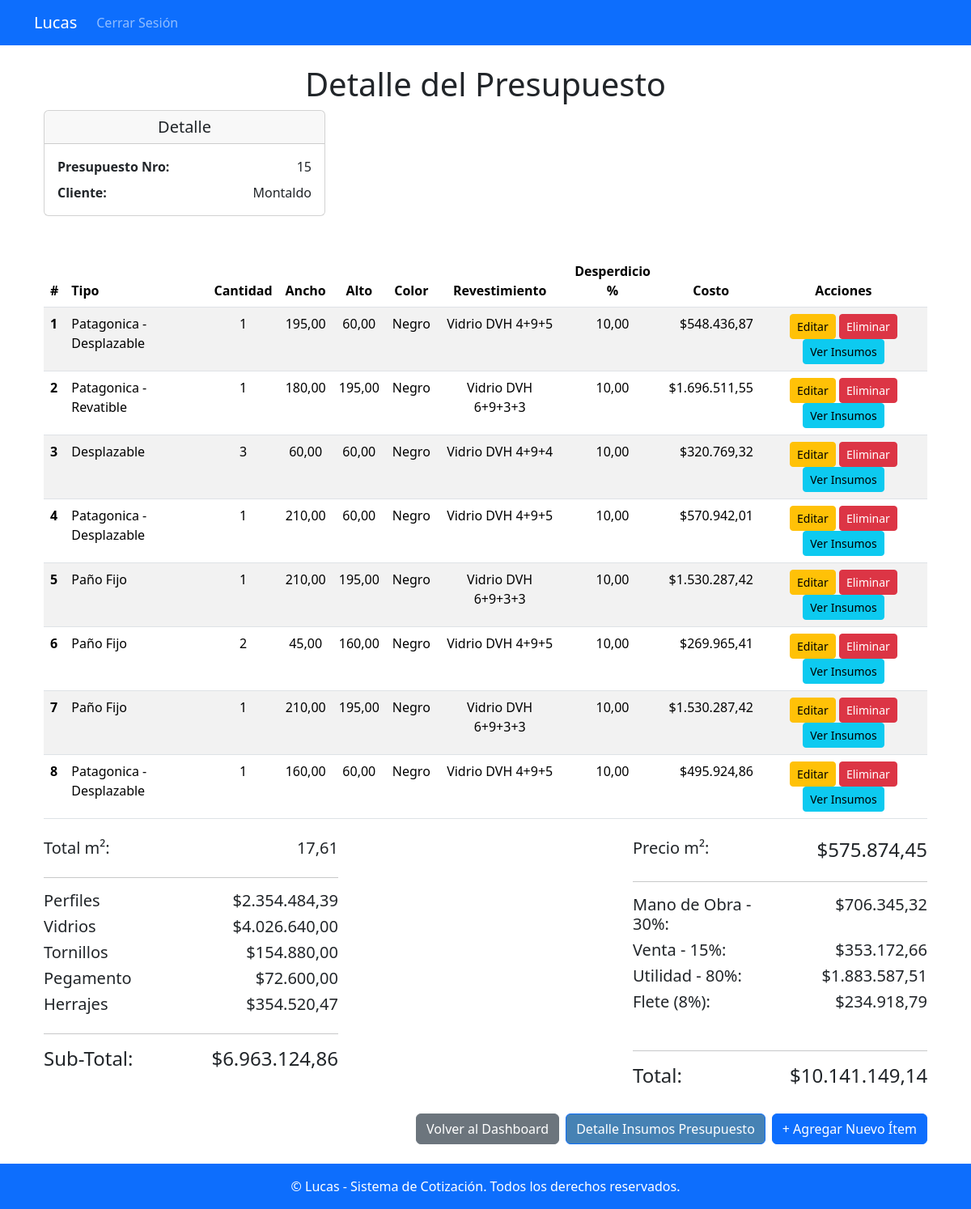
The app's page /presupuesto/15/ (signed in) with its own data.
### apps/presupuestos/models.py (models this page shows, shortened)
class Presupuesto(models.Model):
    numero = models.AutoField(primary_key=True)  # Clave primaria definida explícitamente
    cliente = models.CharField(max_length=255)
    lugar = models.ForeignKey('Lugar', on_delete=models.CASCADE)
    fecha = models.DateTimeField(auto_now_add=True)

class Item(models.Model):
    presupuesto = models.ForeignKey(Presupuesto, related_name='items', on_delete=models.CASCADE)  # Relación con el presupuesto
    cantidad = models.PositiveIntegerField()  # Cantidad del ítem
    ancho = models.DecimalField(max_digits=10, decimal_places=2, null=True, blank=True)  # Ancho en unidades
    alto = models.DecimalField(max_digits=10, decimal_places=2, null=True, blank=True)  # Alto en unidades
    ancho_hoja = models.DecimalField(max_digits=10, decimal_places=2, null=True, blank=True)  # Ancho de hoja en unidades
    alto_lama = models.DecimalField(max_digits=10, decimal_places=2, null=True, blank=True)
    tipo = models.ForeignKey(Tipo, on_delete=models.CASCADE)  # Tipo de ítem (ventana, puerta, etc.)
    color = models.ForeignKey(Color, on_delete=models.CASCADE)  # Color del ítem
    revestimiento = models.ForeignKey(Revestimiento, on_delete=models.CASCADE)  # Tipo de revestimiento
    desperdicio = models.DecimalField(max_digits=5, decimal_places=2, default=0.0)  # Porcentaje de desperdicio
    def calcular_costo(self):
        insumos = DetalleInsumo.objects.filter(item=self)
        total = sum(insumo.precio_total for insumo in insumos)
        return total

class Tipo(models.Model):
    numero = models.IntegerField(unique=True)  # Número identificador del tipo
    detalle = models.CharField(max_length=100)  # Descripción del tipo

class Color(models.Model):
    nombre = models.CharField(max_length=50)

class Revestimiento(models.Model):
    nombre = models.CharField(max_length=100)

class TipoInsumo(models.Model):
    nombre = models.CharField(max_length=50, unique=True)  # Nombre del tipo de insumo (por ejemplo, 'Material', 'Herramienta')

### apps/presupuestos/views.py (the view)
# urls.py: path('presupuesto/<int:presupuesto_id>/', presupuestos_views.detalle_presupuesto, name='detalle_presupuesto'),
@login_required
def detalle_presupuesto(request, presupuesto_id):
    presupuesto = get_object_or_404(Presupuesto, numero=presupuesto_id)
    items = presupuesto.items.all()
    items_con_costos = [
        {'item': item,
         'costo': item.calcular_costo(),
         'desperdicio': item.desperdicio}
         for item in items
    ]
    sub_total = sum(entry['costo'] for entry in items_con_costos)
    total_m2 = sum(
        (item.ancho / 100) * (item.alto / 100) * item.cantidad
        for item in items
    )
    insumos = DetalleInsumo.objects.filter(presupuesto=presupuesto)
    tipo_insumos_totales = defaultdict(Decimal)
    for insumo in insumos:
        tipo_insumo_nombre = insumo.insumo.tipo_insumo.nombre if insumo.insumo.tipo_insumo else "Sin Tipo"
        tipo_insumos_totales[tipo_insumo_nombre] += insumo.precio_total
    subtotal_tipo_1 = insumos.filter(insumo__tipo_insumo_id=1).aggregate(
        subtotal=Sum('precio_total')
    )['subtotal'] or Decimal(0)
    subtotal_tipo_2 = insumos.filter(insumo__tipo_insumo_id__in=[1, 3, 4, 5, 6]).aggregate(
        subtotal=Sum('precio_total')
    )['subtotal'] or Decimal(0)
    mano_obra = subtotal_tipo_1 * Decimal("0.30")
    venta = subtotal_tipo_1 * Decimal("0.15")
    utilidad = subtotal_tipo_1 * Decimal("0.80")  # Utilidad solo sobre tipo_insumo_id=1
    flete = subtotal_tipo_2 * Decimal("0.08") # Utilidad solo sobre tipo_insumo_id=1+3+4+5+6
    total = sub_total + mano_obra + venta + utilidad + flete
    precio_por_m2 = total / total_m2 if total_m2 > 0 else 0
    return render(request, 'detalle_presupuesto.html', {
        'presupuesto': presupuesto,
        'items_con_costos': items_con_costos,
        'sub_total': sub_total,
        'mano_obra': mano_obra,
        'venta': venta,
        'utilidad': utilidad,
        'flete': flete,
        'total': total,
        'total_m2': total_m2,  # Agregar Total m2 al contexto
        'precio_por_m2': precio_por_m2,  # Agregar el precio por m² al contexto
        'tipo_insumos_totales': dict(tipo_insumos_totales),
    })

### apps/presupuestos/templates/detalle_presupuesto.html (shortened to what this page needs)
{% extends 'base.html' %}
{% load humanize %}
{% block content %}
<div class="container mt-4">
    <h1 class="text-center">Detalle del Presupuesto</h1>
    <div class="row mb-4">
        <div class="col-md-4">
            <div class="card">
                <div class="card-header">
                    <h5 class="text-center mb-0">Detalle</h5>
                </div>
                <div class="card-body">
                    <div class="row mb-2">
                        <div class="col-6 text-start fw-bold">Presupuesto Nro:</div>
                        <div class="col-6 text-end">{{ presupuesto.numero }}</div>
                    </div>
                    <div class="row">
                        <div class="col-6 text-start fw-bold">Cliente:</div>
                        <div class="col-6 text-end">{{ presupuesto.cliente }}</div>
                    </div>
            </div>
        </div>
    </div>
</div>
    <br>
    <div>
        {% if items_con_costos %}
            <table class="table table-striped">
                <thead class="thead-dark">
                    <tr>
                        <th scope="col">#</th>
                        <th scope="col">Tipo</th>
                        <th class="text-center" scope="col">Cantidad</th>
                        <th class="text-center" scope="col">Ancho</th>
                        <th class="text-center" scope="col">Alto</th>
                        <th class="text-center" scope="col">Color</th>
                        <th class="text-center" scope="col">Revestimiento</th>
                        <th class="text-center" scope="col">Desperdicio %</th>
                        <th class="text-center" scope="col">Costo</th>
                        <th class="text-center" scope="col">Acciones</th>
                    </tr>
                </thead>
                <tbody>
                    {% for entry in items_con_costos %}
                        <tr>
                            <th scope="row">{{ forloop.counter }}</th>
                            <td>{{ entry.item.tipo.detalle }}</td>
                            <td class="text-center">{{ entry.item.cantidad }}</td>
                            <td class="text-center">{{ entry.item.ancho }}</td>
                            <td class="text-center">{{ entry.item.alto }}</td>
                            <td class="text-center">{{ entry.item.color.nombre }}</td>
                            <td class="text-center">{{ entry.item.revestimiento.nombre }}</td>
                            <td class="text-center">{{ entry.item.desperdicio }}</td>
                            <td class="text-end">${{ entry.costo|intcomma }}</td>
                            <td class="text-center">
                                <a href="{% url 'editar_item' entry.item.id %}" class="btn btn-warning btn-sm">Editar</a>
                                <a href="{% url 'eliminar_item' entry.item.id %}" class="btn btn-danger btn-sm"
                                onclick="return confirm('¿Estás seguro de que deseas eliminar este ítem?')">Eliminar</a>
                                <a href="{% url 'detalle_insumos' entry.item.id %}" class="btn btn-info btn-sm">Ver Insumos</a>
                            </td>
                        </tr>
                    {% endfor %}
                </tbody>
            </table>
            <div class="mt-4 d-flex justify-content-between">
                <div class="col-lg-4">
                    <div class="row">
                        <div class="col-6 text-start">
                            <h5>Total m²:</h5>
                        </div>
                        <div class="col-6 text-end">
                            <h5>{{ total_m2|floatformat:2 }}</h5>
                        </div>
                    </div>
                    <hr>
                    {% for tipo_insumo, total_importe in tipo_insumos_totales.items %}
                    <div class="row">
                        <div class="col-6 text-start">
                            <h5>{{ tipo_insumo }}</h5>
                        </div>
                        <div class="col-6 text-end">
                            <h5>${{ total_importe|floatformat:2|intcomma }}</h5>
                        </div>
                    </div>
                    {% endfor %}
                    <hr>
                    <div class="row">
                        <div class="col-6 text-start">
                            <h4>Sub-Total:</h4>
                        </div>
                        <div class="col-6 text-end">
                            <h4>${{ sub_total|floatformat:2|intcomma }}</h4>
                        </div>
                    </div>
                </div>
                <div class="col-lg-4">
                    <div class="row">
                        <div class="col-6 text-start">
                            <h5>Precio m²:</h5>
                        </div>
                        <div class="col-6 text-end">
                            <h4>${{ precio_por_m2|floatformat:2|intcomma }}</h4>
                        </div>
                    </div>
                    <hr>
                    <div class="row">
                        <div class="col-6 text-start">
                            <h5>Mano de Obra - 30%:</h5>
                        </div>
                        <div class="col-6 text-end">
                            <h5>${{ mano_obra|floatformat:2|intcomma }}</h5>
                        </div>
                    </div>
                    <div class="row">
                        <div class="col-6 text-start">
                            <h5>Venta - 15%:</h5>
                        </div>
                        <div class="col-6 text-end">
                            <h5>${{ venta|floatformat:2|intcomma }}</h5>
                        </div>
                    </div>
                    <div class="row">
                        <div class="col-6 text-start">
                            <h5>Utilidad - 80%:</h5>
                        </div>
                        <div class="col-6 text-end">
                            <h5>${{ utilidad|floatformat:2|intcomma }}</h5>
                        </div>
                    </div>
                    <div class="row">
                        <div class="col-6 text-start">
                            <h5>Flete (8%):</h5>
                        </div>
                        <div class="col-6 text-end">
                            <h5>${{ flete|floatformat:2|intcomma }}</h5>
                        </div>
                    </div>
                    <br>
                    <hr>
                    <div class="row">
                        <div class="col-6 text-start">
                            <h4>Total:</h4>
                        </div>
                        <div class="col-6 text-end">
                            <h4>${{ total|floatformat:2|intcomma }}</h4>
                        </div>
                    </div>
                </div>
            </div>
    </div>
    {% else %}
        <p class="text-center">No hay ítems asociados a este presupuesto.</p>
    {% endif %}
    <div class="d-flex justify-content-end mt-4">
        <a href="{% url 'dashboard' %}" class="btn btn-secondary me-2">Volver al Dashboard</a>
        <a href="{% url 'detalle_insumos_presupuesto' presupuesto.numero %}" class="btn btn-primary me-2" style="background-color: #4682B4; color: white;">Detalle Insumos Presupuesto</a>
        <a href="{% url 'nuevo_item' presupuesto.numero %}" class="btn btn-primary">+ Agregar Nuevo Ítem</a>
    </div>
</div>
{% endblock %}

### records on screen
Presupuesto: numero "15", cliente "Montaldo"
Item: item.tipo.detalle "Patagonica - Desplazable", item.cantidad "1", item.ancho "195,00", item.alto "60,00", item.color.nombre "Negro", item.revestimiento.nombre "Vidrio DVH 4+9+5", item.desperdicio "10,00", costo "548.436,87"
Item: item.tipo.detalle "Patagonica - Revatible", item.cantidad "1", item.ancho "180,00", item.alto "195,00", item.color.nombre "Negro", item.revestimiento.nombre "Vidrio DVH 6+9+3+3", item.desperdicio "10,00", costo "1.696.511,55"
Item: item.tipo.detalle "Desplazable", item.cantidad "3", item.ancho "60,00", item.alto "60,00", item.color.nombre "Negro", item.revestimiento.nombre "Vidrio DVH 4+9+4", item.desperdicio "10,00", costo "320.769,32"
Item: item.tipo.detalle "Patagonica - Desplazable", item.cantidad "1", item.ancho "210,00", item.alto "60,00", item.color.nombre "Negro", item.revestimiento.nombre "Vidrio DVH 4+9+5", item.desperdicio "10,00", costo "570.942,01"
Item: item.tipo.detalle "Paño Fijo", item.cantidad "1", item.ancho "210,00", item.alto "195,00", item.color.nombre "Negro", item.revestimiento.nombre "Vidrio DVH 6+9+3+3", item.desperdicio "10,00", costo "1.530.287,42"
Item: item.tipo.detalle "Paño Fijo", item.cantidad "2", item.ancho "45,00", item.alto "160,00", item.color.nombre "Negro", item.revestimiento.nombre "Vidrio DVH 4+9+5", item.desperdicio "10,00", costo "269.965,41"
Item: item.tipo.detalle "Paño Fijo", item.cantidad "1", item.ancho "210,00", item.alto "195,00", item.color.nombre "Negro", item.revestimiento.nombre "Vidrio DVH 6+9+3+3", item.desperdicio "10,00", costo "1.530.287,42"
Item: item.tipo.detalle "Patagonica - Desplazable", item.cantidad "1", item.ancho "160,00", item.alto "60,00", item.color.nombre "Negro", item.revestimiento.nombre "Vidrio DVH 4+9+5", item.desperdicio "10,00", costo "495.924,86"
TipoInsumo: tipo_insumos_totales "Perfiles"
TipoInsumo: tipo_insumos_totales "Vidrios"
TipoInsumo: tipo_insumos_totales "Tornillos"
TipoInsumo: tipo_insumos_totales "Pegamento"
TipoInsumo: tipo_insumos_totales "Herrajes"

### other values on screen
{{ total_m2|floatformat:2 }} "17,61"
{{ total_importe|floatformat:2|intcomma }} "2.354.484,39" "4.026.640,00" "154.880,00" "72.600,00" "354.520,47"
{{ sub_total|floatformat:2|intcomma }} "6.963.124,86"
{{ precio_por_m2|floatformat:2|intcomma }} "575.874,45"
{{ mano_obra|floatformat:2|intcomma }} "706.345,32"
{{ venta|floatformat:2|intcomma }} "353.172,66"
{{ utilidad|floatformat:2|intcomma }} "1.883.587,51"
{{ flete|floatformat:2|intcomma }} "234.918,79"
{{ total|floatformat:2|intcomma }} "10.141.149,14"
